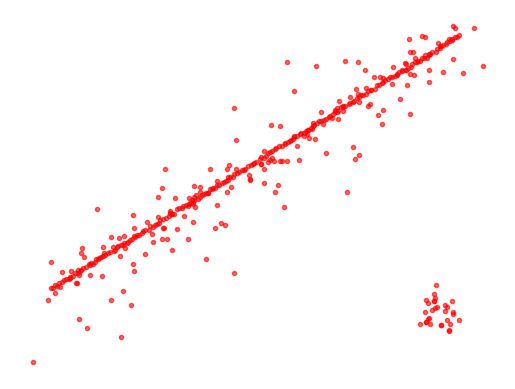
#> input picture homework/lineNoise.png, 515 x 389 px
$ jupyter execute homework4.ipynb   (shell and % lines are left out)
#> lines starting #> are read from the running program, lines starting #| are printed output that depends on the picture; after the words box and inside, x2 and y2 are one past the last pixel; in counts of white or black regions, pixels touching at a corner belong together
[cell 1]
import numpy as np
from matplotlib import pyplot as plt
from skimage.measure import LineModelND, ransac
import math
import cv2

rng = np.random.default_rng()

# generate coordinates of line
x = np.arange(-200, 200)
y = 0.5*x
data = np.column_stack([x, y])

# add gaussian noise to coordinates
noise = rng.normal(size=data.shape)
data += 0.5 * noise
data[::2] += 5 * noise[::2]
data[::4] += 20 * noise[::4]

# add faulty data
faulty = np.array(30 * [(180., -100)])
faulty += 10 * rng.normal(size=faulty.shape)
data[:faulty.shape[0]] = faulty

# fit line using all data
model = LineModelND()
model.estimate(data)

# robustly fit line only using inlier data with RANSAC algorithm
model_robust, inliers = ransac(data, LineModelND, min_samples=2,
                               residual_threshold=1, max_trials=1000)
outliers = inliers == False

# generate coordinates of estimated models
line_x = np.arange(-250, 250)
line_y = model.predict_y(line_x)
line_y_robust = model_robust.predict_y(line_x)

fig, ax = plt.subplots()
ax.plot(data[inliers, 0], data[inliers, 1], '.y', alpha=0.6,
        label='Inlier data')
ax.plot(data[outliers, 0], data[outliers, 1], '.b', alpha=0.6,
        label='Outlier data')
ax.plot(line_x, line_y, '-g', label='Line model from all data')
ax.plot(line_x, line_y_robust, '-r',label='Robust line model')
ax.legend()
plt.show()
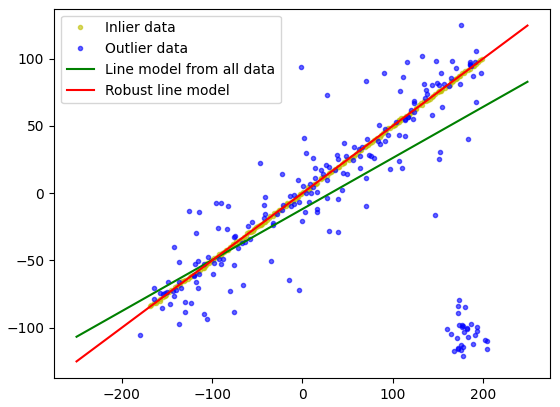
#> figure drawn by matplotlib, 1 panel; curve peaks at x = 249, y = 82.81

[cell 2]
def hough_line(img):
    # Rho and Theta ranges
    thetas = np.deg2rad(np.arange(-90.0, 90.0))
    width, height = img.shape
    diag_len = int(round(math.sqrt(width * width + height * height)))  # max_dist
    rhos = np.linspace(-diag_len, diag_len, diag_len * 2)

    # Cache some resuable values
    cos_t = np.cos(thetas)
    sin_t = np.sin(thetas)
    num_thetas = len(thetas)

    # Hough accumulator array of theta vs rho
    accumulator = np.zeros((2 * diag_len, num_thetas), dtype=np.uint8)
    y_idxs, x_idxs = np.nonzero(img)  # (row, col) indexes to edges

    # Vote in the hough accumulator
    for i in range(len(x_idxs)):
        x = x_idxs[i]
        y = y_idxs[i]

        for t_idx in range(num_thetas):
            # Calculate rho. diag_len is added for a positive index
            rho = round(x * cos_t[t_idx] + y * sin_t[t_idx]) + diag_len
            accumulator[rho, t_idx] += 1

    return accumulator, thetas, rhos


def show_hough_line(data, accumulator, thetas, rhos):
    import matplotlib.pyplot as plt

    fig, ax = plt.subplots(1, 2, figsize=(10, 10))

    ax[0].imshow(data, cmap=plt.cm.gray)
    ax[0].set_title('Input image')
    ax[0].axis('image')

    ax[1].imshow(
        accumulator, cmap='jet',
        extent=[np.rad2deg(thetas[-1]), np.rad2deg(thetas[0]), rhos[-1], rhos[0]])
    ax[1].set_aspect('equal', adjustable='box')
    ax[1].set_title('Hough transform')
    ax[1].set_xlabel('Angles (degrees)')
    ax[1].set_ylabel('Distance (pixels)')
    ax[1].axis('image')
    plt.show()

[cell 3]
plt.plot(data[inliers, 0], data[inliers, 1], '.r', alpha=0.6,
            label='Inlier data')
plt.plot(data[outliers, 0], data[outliers, 1], '.r', alpha=0.6,
            label='Outlier data')
plt.axis('off')
plt.show()
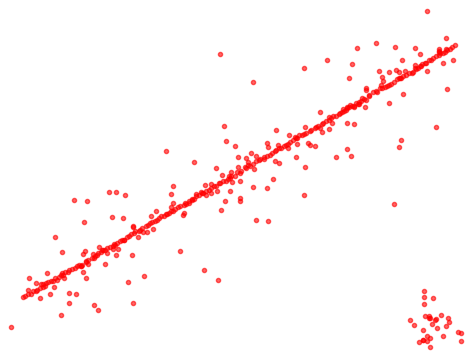
#> figure drawn by matplotlib, 1 panel

[cell 4]
img = cv2.imread('lineNoise.png')
#> img is the input picture: shape (389, 515, 3); mean B, G, R 248.5, 248.5, 255
drawing = np.zeros(img.shape[:], dtype=np.uint8)
gray = cv2.cvtColor(img, cv2.COLOR_BGR2GRAY)
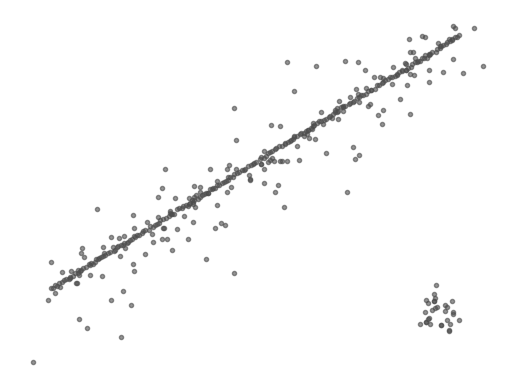
#> gray: shape (389, 515); min 76, max 255, mean 250.4
edges = cv2.Canny(gray, 50, 150)
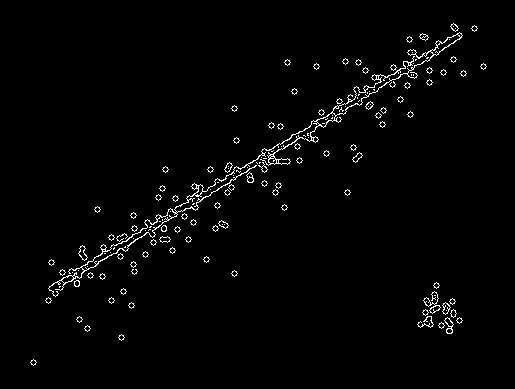
#> edges: shape (389, 515); 1.8% white in thin lines or dots, all inside (x1, y1, x2, y2) = (30, 23, 487, 366)

accumulator, thetas, rhos = hough_line(edges)
#> in hough_line, `y_idxs, x_idxs = np.nonzero(img)`: y_idxs = 3697 values from 23 to 365; x_idxs = 3697 values, max 486 at index 405, min 30 at index 3688, mean 271.3
#> the loop in hough_line, `for i in range(len(x_idxs)):` made 3697 passes
#> (x, y) on passes 1 to 3: (453, 23), (451, 24), (452, 24)
#> after the loop in hough_line, `for i in range(len(x_idxs)):`:
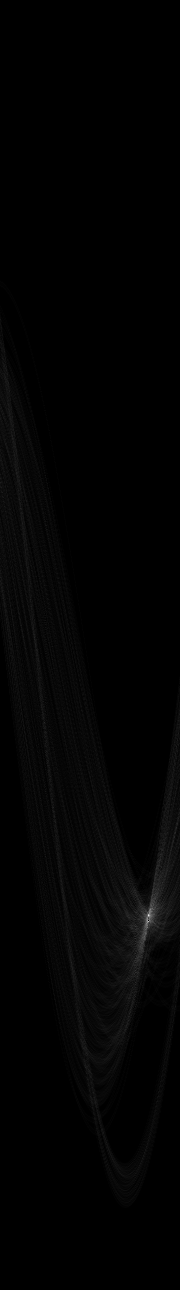
#> accumulator: shape (1290, 180); min 0, max 232, mean 2.9
#> thetas = 180 values from -1.57 to 1.55; rhos = 1290 values from -645 to 645
show_hough_line(edges, accumulator, thetas, rhos)

[cell 5]
# Easiest peak finding based on max votes
idx = np.argmax(accumulator)
#> idx = 164848
rho = rhos[int(idx / accumulator.shape[1])]
#> rho = 270.7
theta = thetas[idx % accumulator.shape[1]]
#> theta = 1.01
print("rho={0:.2f}, theta={1:.0f}".format(rho, np.rad2deg(theta)))
#| rho=270.71, theta=58

[cell 6]
#let's compare initial line and Hough transformed result
yHough = math.cos(theta) * x / math.sin(theta) #+ rho / math.sin(theta) - считывал с фото, а на нем нет системы координат
#> yHough = 400 values from -125 to 124.3
plt.plot(x, yHough, 'r', label='Hough transform result line')
plt.plot(x, y, 'y', label='initial linear function')

plt.legend()
plt.show()
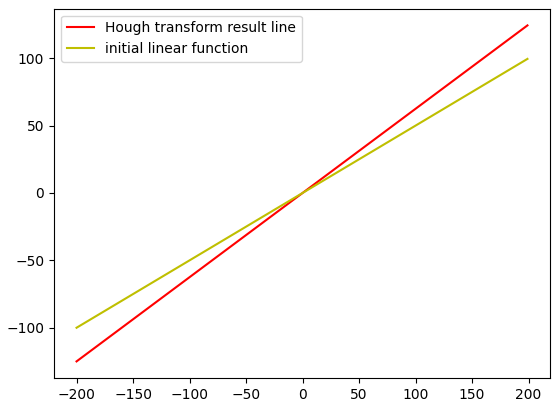
#> figure drawn by matplotlib, 1 panel; curve peaks at x = 199, y = 124.3; curve peaks at x = 199, y = 99.5

$ run again, with homework/roomScan.pbm saved as homework/lineNoise.png
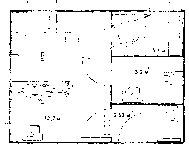
#> input picture homework/roomScan.pbm, 189 x 150 px
#> img is the input picture: shape (150, 189, 3); 94.1% white; black in thin lines or dots
#> gray: shape (150, 189); 94.1% white; black in thin lines or dots
#> edges: shape (150, 189); 9.2% white in thin lines or dots
#> y_idxs = 2622 values from 0 to 144; x_idxs = 2622 values, max 185 at index 317, min 4 at index 2025, mean 99.64
#> the loop in hough_line, `for i in range(len(x_idxs)):` made 2622 passes
#> (x, y) on passes 1 to 3: (27, 0), (55, 0), (57, 0)
#> after the loop in hough_line, `for i in range(len(x_idxs)):`:
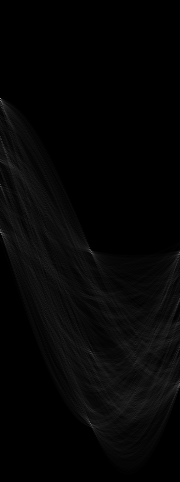
#> accumulator: shape (482, 180); min 0, max 144, mean 5.4
#> `accumulator, thetas, rhos = hough_line(edges)`: thetas = 180 values from -1.57 to 1.55; rhos = 482 values from -241 to 241
#> idx = 17640
#> rho = -142.8
#> theta = -1.57
#| rho=-142.80, theta=-90
#> yHough = 400 values, max 1.22e-14 at index 0, min -1.22e-14 at index 399, mean 3.06e-17
#> `plt.show()`:
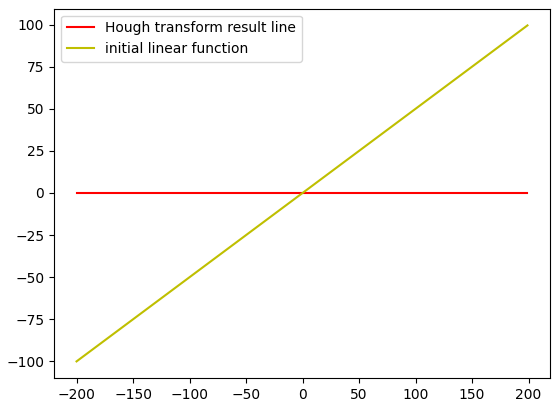
#> figure drawn by matplotlib, 1 panel; curve peaks at x = -200, y = 1.22e-14; curve peaks at x = 199, y = 99.5
